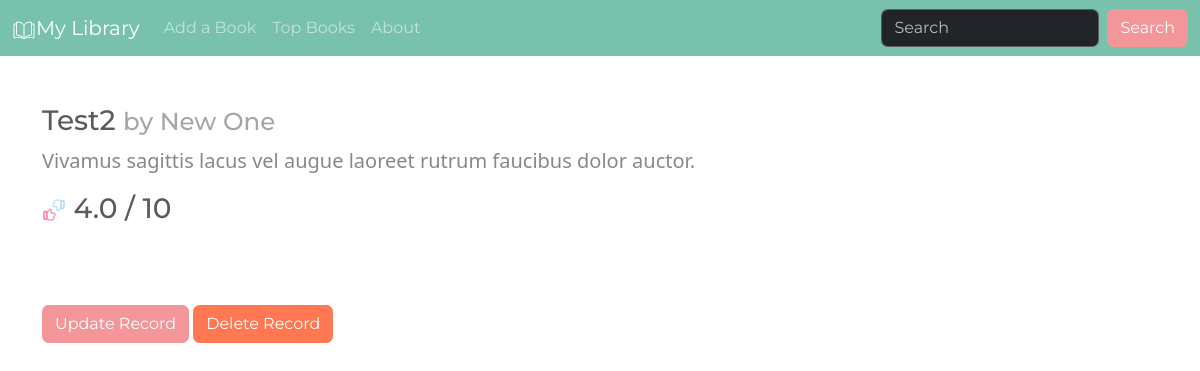
/book/5, run on the app's committed database.
### app/models.py (models this page shows)
class Book(db.Model):
    id: Mapped[int] = mapped_column(primary_key=True)
    title: Mapped[str] = mapped_column(unique=True, nullable=False)
    author: Mapped[str] = mapped_column(nullable=False)
    rating: Mapped[float] = mapped_column(nullable=False)
    def __repr__(self):
        return f"<Book {self.title}>"

### app/routes.py (the view)
@app.route("/book/<int:num>")
def get_book(num):
    target_book = db.session.execute(db.select(Book).filter_by(id=num)).scalars().first()
    print(target_book)
    return render_template("record.html", book=target_book)

### app/templates/record.html (shortened to what this page needs)
{% extends "base.html" %}
{% block content %}
	<div class="container py-5">
			<header id="header">
				<h3>
  {{ book.title }}
  <small class="text-body-secondary">by {{ book.author }}</small></h3>
<p class="lead">Vivamus sagittis lacus vel augue laoreet rutrum faucibus dolor auctor.</p>
				<h3><img src="../static/images/like.svg" alt="like icon" height="24"> {{ book.rating }} / 10</h3>
			</header>
	</div>
	<br>
	<div class="container">
		<a href="{{ url_for('update', num=book.id) }}" type="button" class="btn btn-secondary">Update Record</a>
        <a href="{{ url_for('delete', num=book.id) }}" type="button" class="btn btn-danger">Delete Record</a>
    </div>
{% endblock %}

### data on the page
Book: title "Test2", author "New One", rating "4.0"
